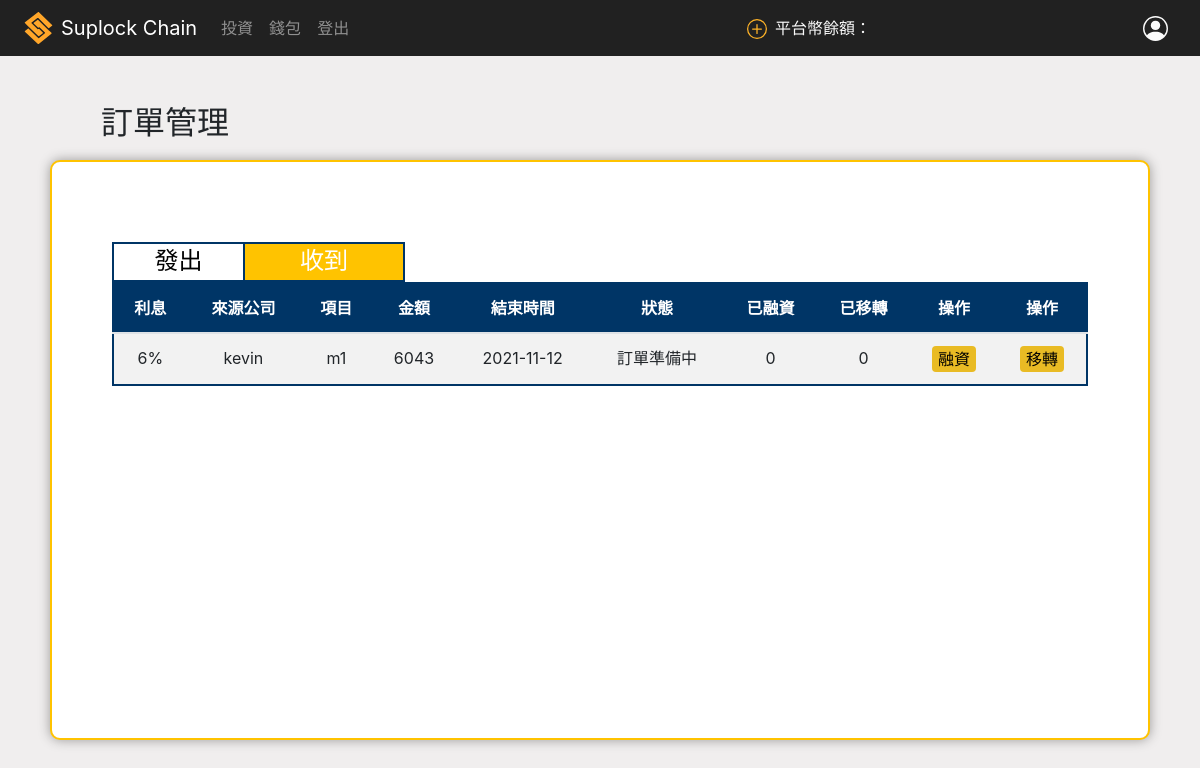
The app's page /company_orders_rec/ (signed in), older data.
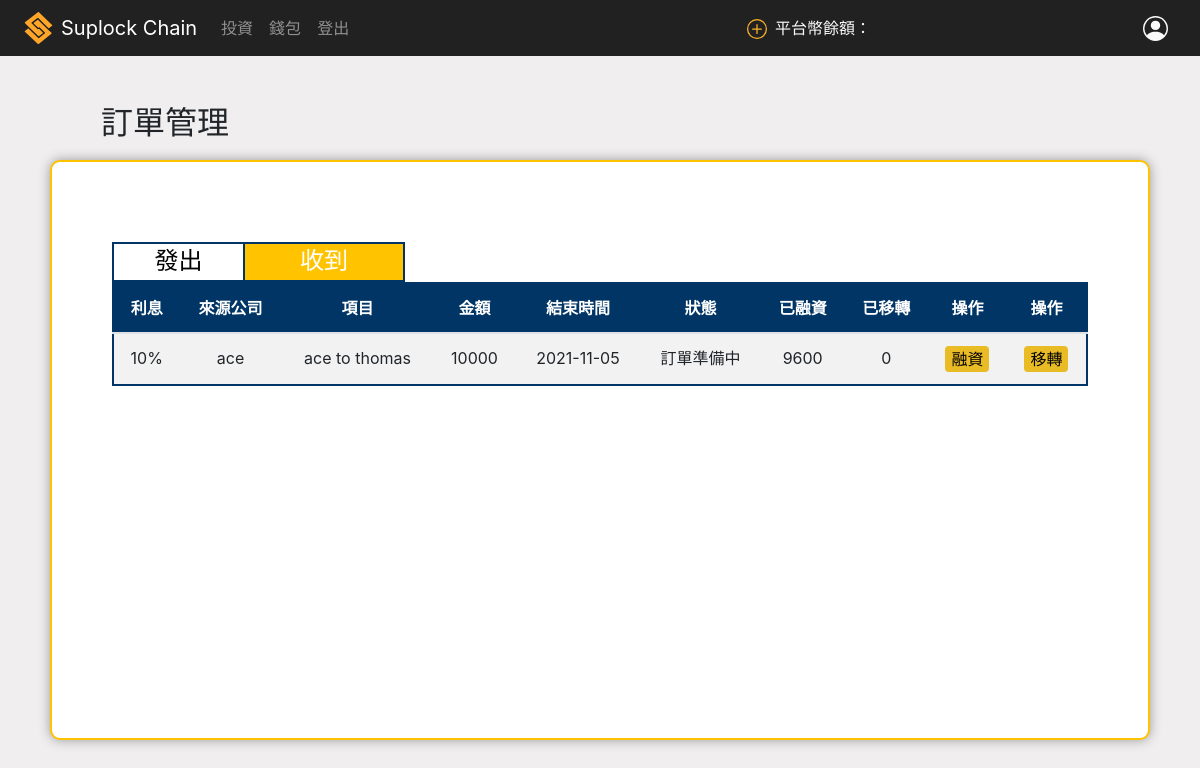
The same page, newer data.
### core/models.py (models this page shows)
class TokenB(models.Model):
    amount = models.CharField(max_length=100, null=True, blank=True) ##tokenB金額
    class_type = models.IntegerField(choices=CLASS_CHOICES, null=True, blank=True) ##tokenB (應收, 訂單, 移轉, 貸款)
    token_id = models.CharField(max_length=100, null=True, blank=True) ## tokenB的id, 因為太長所以用charfield
    interest = models.IntegerField(null=True, blank=True)
    date_span = models.IntegerField(null=True, blank=True)
    transfer_count = models.IntegerField(null=True, blank=True) ##移轉次數
    initial_order = models.ForeignKey(Company_orders, on_delete=models.CASCADE, related_name='initial_order', null=True,  blank=True) #指向最一開始的訂單
    pre_company = models.ForeignKey(Company,on_delete=models.CASCADE ,related_name='pre_company', null=True,  blank=True)
    curr_company = models.ForeignKey(Company,on_delete=models.CASCADE ,related_name='curr_company', null=True,  blank=True)
    transactionHash = models.CharField(max_length=66, null=True, blank=True)
    tokenB_balance = models.DecimalField(max_digits=12, decimal_places=0 , default=0, blank=True)##tokenB可使用餘額
    already_transfer = models.DecimalField(max_digits=12, decimal_places=0,  default=0,  blank=True)## 已移轉amount
    already_loan = models.DecimalField(max_digits=12, decimal_places=0 , default=0,   blank=True)## 已借款amount
    state = models.IntegerField(choices=LOAN_STATE, null=True, blank=True)

class Company(models.Model):
    user = models.OneToOneField(User, on_delete=models.CASCADE) ## user foriegn key
    uni_num = models.CharField(max_length=100) ##統一編號
    public_address = models.CharField(max_length=42) ##公鑰
    core = models.BooleanField() #是否為核心企業
    amount_a = models.DecimalField(max_digits=12, decimal_places=1, null=True) #核心企業token_A數量
    amount_865 = models.DecimalField(max_digits=12, decimal_places=0, null=True) #核心企業平台幣數量
    create_time = models.DateTimeField(auto_now_add= True) #進入時間
    contract_address = models.CharField(max_length=42,null=True,blank=True) ##合約地址
    company_type = models.CharField(max_length=42,null=True,blank=True) #行業別
    capital = models.DecimalField(max_digits=12, decimal_places=0, null=True) #資本額
    chairman = models.CharField(max_length=42,null=True,blank=True) #董事長
    company_location =  models.CharField(max_length=42,null=True,blank=True) #公司地址
    supervisor = models.CharField(max_length=42,null=True,blank=True) #登記機關
    establish_date = models.CharField(max_length=42,null=True,blank=True) #成立日期
    responsible_person = models.CharField(max_length=42,null=True,blank=True) #負責人
    image = models.ImageField(upload_to='static/image/', blank=True, null=True)  ##logo

class Company_orders(models.Model):
    send_company = models.ForeignKey(Company,on_delete=models.CASCADE ,related_name='send_company') ## 一個發出Company 對多 orders
    receive_compamy = models.ForeignKey(Company,on_delete=models.CASCADE ,related_name='receive_comapny') ## 一個接收Company 對多 orders
    product  = models.CharField(max_length=40) ##訂單項目
    price = models.IntegerField(null=True, blank=True) ##訂單價格
    start_date = models.DateField(auto_now_add = True ,null=True) ## 發起時間
    end_date = models.DateField() ## 結束時間
    state = models.IntegerField(choices=STATE_CHOICES, default=1) ##狀態
    rate = models.IntegerField(choices=RATE_CHOICES, null=True,  blank=True) ##利息
    transactionHash = models.CharField(max_length=66, null=True, blank=True)
    quantity = models.IntegerField(null=True, blank = True) ##數量 onlyfor 驗證
    class_type = models.IntegerField(choices=CLASS_CHOICES_2000, null=True, blank=True) ##tokenB (應收, 訂單, 移轉, 貸款)

### core/views.py (the view, shortened to what this page needs)
# urls.py: path('company_orders_rec/',views.company_order_rec.as_view(), name='company_orders_rec'),
@method_decorator(login_required, name='dispatch')
class company_order_rec(generic.ListView):
    model = TokenB
    template_name = 'company_orders_rec.html'
    context_object_name = 'rec_orders'
    paginate_by = 6
    def get_queryset(self):
        user = self.request.user
        company = Company.objects.get(user = user)
        company_orders_rec = Company_orders.objects.filter(state = 2) ##找出應收
        tokenB_is_company_orders_rec = TokenB.objects.filter(Q(initial_order__in = company_orders_rec) & Q(curr_company = company) & (Q(class_type = 2) | Q(class_type =3))).order_by('date_span')
        return  tokenB_is_company_orders_rec
    def get_context_data(self, **kwargs):
        _company_list = []
        context =  super(company_order_rec,self).get_context_data(**kwargs)
        user = self.request.user
        company_list = list(Company.objects.all())
        for com in company_list:
            _company_list.append(com.user.username)
        form = companyListForm(data_list = _company_list)
        context['form'] = form
        return context

### core/forms.py
class companyListForm(forms.Form):
    optype = forms.CharField(required=True)
    bToC_TOKENB_id = forms.CharField(required=True)
    bToC_interest = forms.CharField(required=True)
    bToC_id = forms.CharField(required=True)
    bToC_from_company_name = forms.CharField(required=True)
    bToC_to_company_name = forms.CharField(required=True)
    bToC_price = forms.CharField(required=True)
    rate = forms.ChoiceField(choices = RATE_CHOICES ,widget = forms.Select) ##only for 應收移轉
    def __init__(self, *args, **kwargs):
        _company_list = kwargs.pop('data_list', None)
        super(companyListForm, self).__init__(*args, **kwargs)
        self.fields['bToC_to_company_name'].widget = ListTextWidget(data_list=_company_list, name='bToC_to_company_name')

### core/fields.py (called while the page is built)
    def render(self, name, value, attrs=None, renderer=None):
        text_html = super(ListTextWidget, self).render(name, value, attrs=attrs)
        data_list = '<datalist id="list_%s">' % self._name
        for item in self._list:
            data_list += '<option value="%s">' % item
        data_list += '</datalist>'
        return (text_html + data_list)

### core/templates/company_orders_rec.html (shortened to what this page needs)
<!DOCTYPE html>
<html lang="en">
<head>
    {% include 'nav_login.html' %}
    {% load static %}
    <link rel="stylesheet" href="{%static 'css/company_orders.css' %}">
</head>
<body>
<main class="main_content" id="fade">
    <div class='content_title'>
        <h2>訂單管理</h2>
    </div>
    <div class="outer">
        <div class="table_above_tag">
            <a class='send_btn' id='clicked_1' href="{% url 'company_orders' %}">
                <h2 class="send_order" >發出</h2>
            </a>
            <div class='recieve_btn' id= 'clicked_2'>
                <h2 class="send_order" >收到</h2>
            </div>
        </div>
        <div class="ordersTable" >
            <table class="table table-striped" id="rec_table">
                <thead>
                    <tr>
                        <th>利息</th>
                        <th>來源公司</th>
                        <th>項目</th>
                        <th>金額</th>
                        <th>結束時間</th>
                        <th>狀態</th>
                        <th>已融資</th>
                        <th>已移轉</th>
                        <th>操作</th>
                        <th>操作</th>
                    </tr>
                </thead>
                <tbody>
                    {% for order in rec_orders %}
                    <tr name='make_id' class="tr_height">
                            <td name = 'percent'>{{order.interest}}%</td>
                            <td>{{order.pre_company.user}}</td>
                            <td>{{order.initial_order.product}}</td>
                            <td>{{order.amount}}</td>
                            <td>{{order.initial_order.end_date|date:'Y-m-d'}}</td>
                            <td>{{order.initial_order.get_state_display}}</td>
                            <td>{{order.already_loan}}</td>
                            <td>{{order.already_transfer}}</td>
                            <td><button type="button" class="pop_loan_btn">融資</button></td>
                            <td><button type="button" class="pop_bToC_btn">移轉</button></td>
                    </tr>
                    {% endfor %}
                </tbody>
            </table>
            <div class='paginator'>
            </div>
        </div>
    </div>
</main>
</body>
</html>

Row changes from the older to the newer data that the page shows:
removed TokenB: interest "6", pre_company.user "kevin", initial_order.product "m1", amount "6043", initial_order.end_date "2021-11-12", initial_order.state "訂單準備中", already_loan "0", already_transfer "0"
added TokenB: interest "10", pre_company.user "ace", initial_order.product "ace to thomas", amount "10000", initial_order.end_date "2021-11-05", initial_order.state "訂單準備中", already_loan "9600", already_transfer "0"
